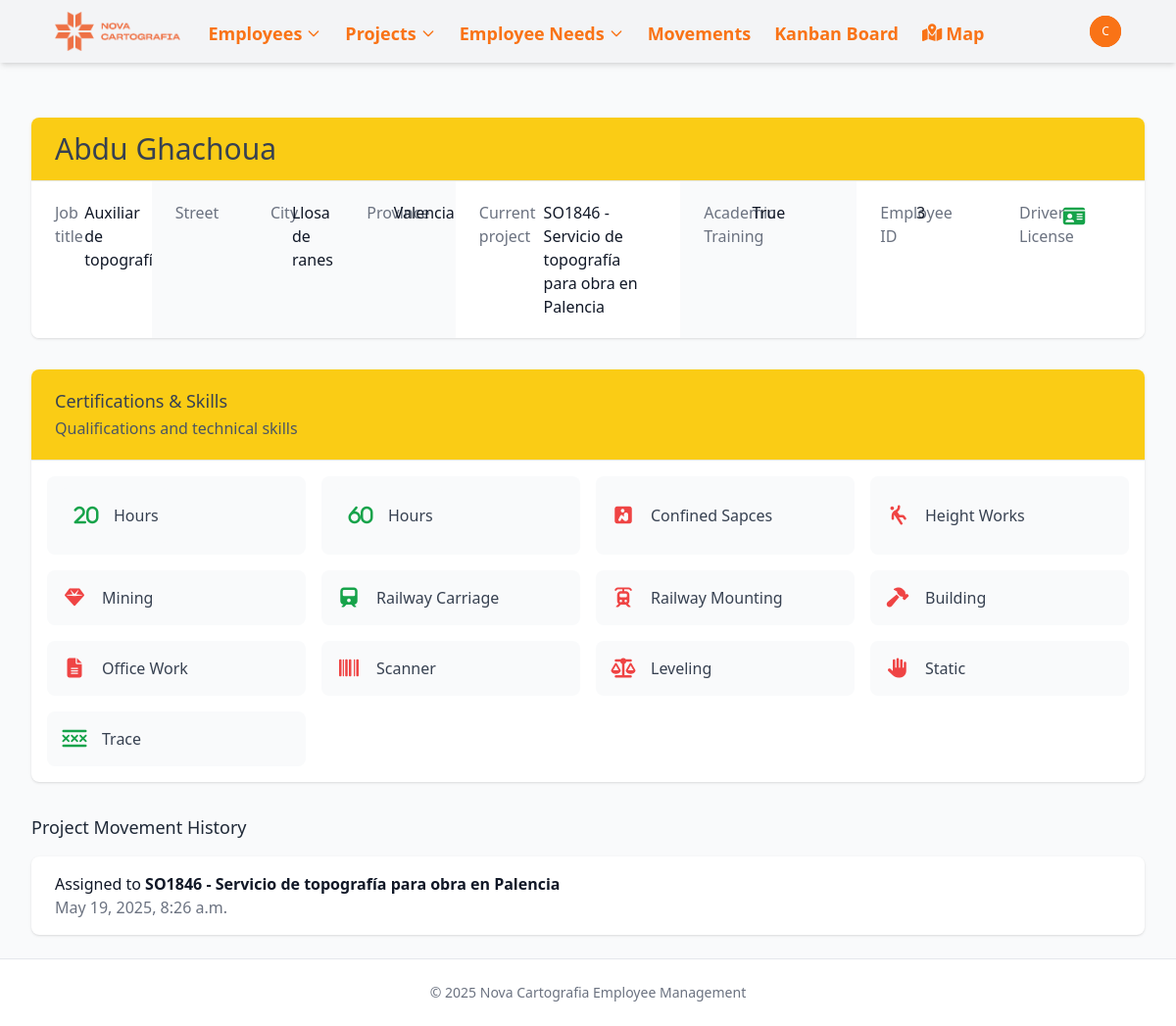
The app's page /employees/3/ (signed in), older data.
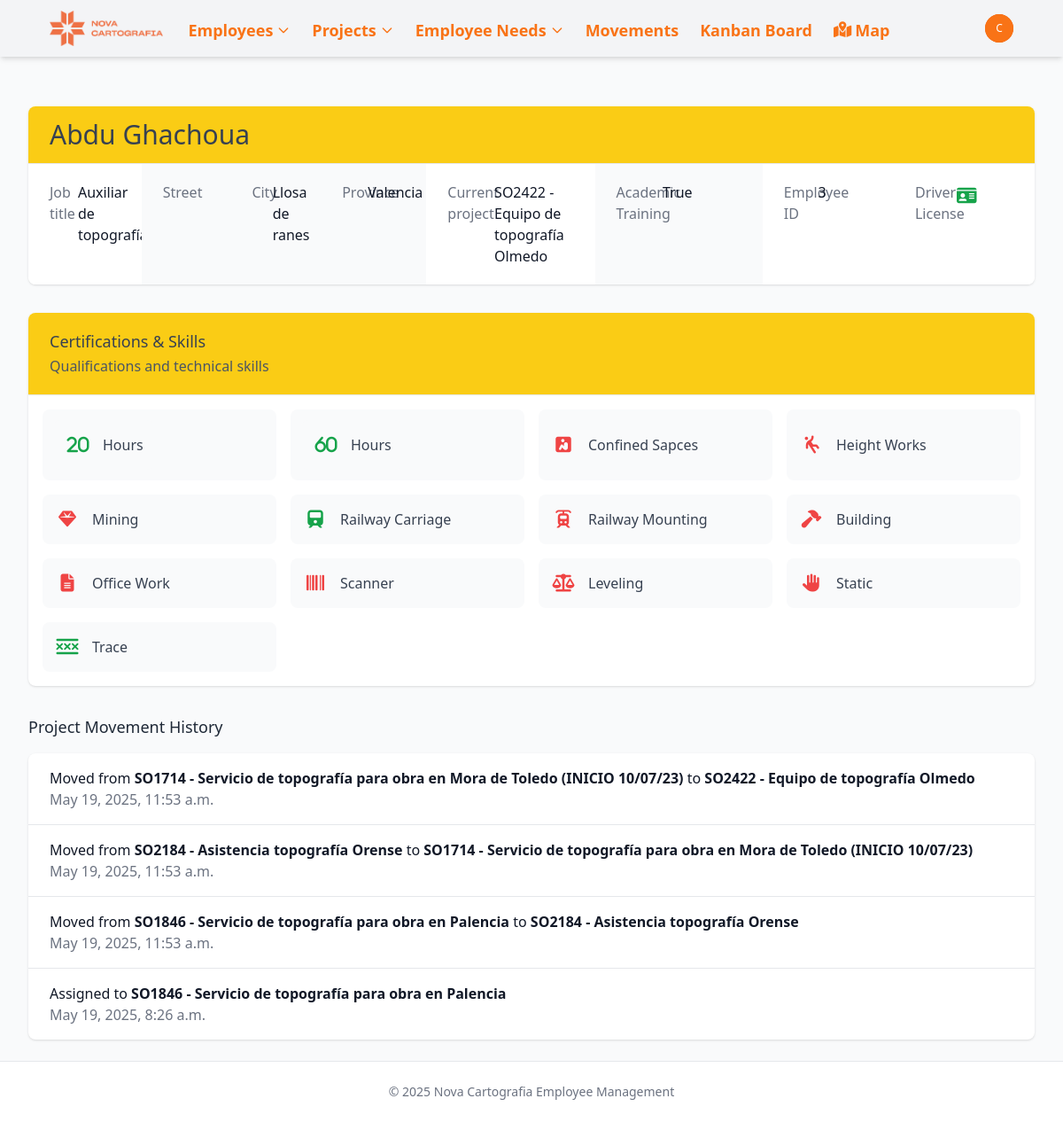
The same page, newer data.
### novacartografia_employee_management/models.py (models this page shows, shortened)
class Employee(models.Model):
    name = models.CharField(max_length=100)
    job = models.CharField(max_length=100)
    project_id = models.ForeignKey(Project, on_delete=models.SET_NULL, related_name='employee_set', blank=True, null=True)
    street = models.CharField(max_length=100, blank=True, null=True)
    city = models.CharField(max_length=100, blank=True, null=True)
    state = models.CharField(max_length=50, default='valencia',
           choices=[
                ('Araba (Álava)', 'Álava'),
                ('Albacete', 'Albacete'),
                ('Alacant (Alicante)', 'Alicante'),
                ('Almería', 'Almería'),
                ('Asturias', 'Asturias'),
                ('Ávila', 'Ávila'),
                ('Badajoz', 'Badajoz'),
                ('Barcelona', 'Barcelona'),
                ('Burgos', 'Burgos'),
                ('Cáceres', 'Cáceres'),
                ('Cádiz', 'Cádiz'),
                ('Cantabria', 'Cantabria'),
                ('Castelló (Castellón)', 'Castellón'),
                ('Ceuta', 'Ceuta'),
                ('Ciudad Real', 'Ciudad Real'),
                ('Córdoba', 'Córdoba'),
                ('Cuenca', 'Cuenca'),
                ('Gerona', 'Gerona'),
                ('Granada', 'Granada'),
                ('Guadalajara', 'Guadalajara'),
                ('Gipuzkoa (Guipúzcoa)', 'Guipúzcoa'),
                ('Huelva', 'Huelva'),
                ('Huesca', 'Huesca'),
                ('Islas Baleares', 'Islas Baleares'),
                ('Jaén', 'Jaén'),
                ('A Coruña (La Coruña)', 'La Coruña'),
                ('La Rioja', 'La Rioja'),
                ('Las Palmas', 'Las Palmas'),
                ('León', 'León'),
                ('Lérida', 'Lérida'),
                ('Lleida', 'Lérida'),  # Agregado porque aparece en tu CSV
                ('Lugo', 'Lugo'),
                ('Madrid', 'Madrid'),
                ('Málaga', 'Málaga'),
                ('Melilla', 'Melilla'),
                ('Murcia', 'Murcia'),
                ('Navarra (Nafarroa)', 'Navarra'),  # Corregido para coincidir con el CSV
                ('Orense', 'Orense'),
                ('Palencia', 'Palencia'),
                ('Pontevedra', 'Pontevedra'),
                ('Salamanca', 'Salamanca'),
                ('Santa Cruz de Tenerife', 'Santa Cruz de Tenerife'),
                ('Segovia', 'Segovia'),
                ('Sevilla', 'Sevilla'),
                ('Soria', 'Soria'),
                ('Tarragona', 'Tarragona'),
                ('Teruel', 'Teruel'),
                ('Toledo', 'Toledo'),
                ('Valencia', 'Valencia'),
                ('Valladolid', 'Valladolid'),
                ('Bizkaia (Vizcaya)', 'Vizcaya'),
                ('Zamora', 'Zamora'),
                ('Zaragoza', 'Zaragoza'),
            ])
    latitude = models.FloatField(null=True, blank=True)
    longitude = models.FloatField(null=True, blank=True)
    academic_training = models.CharField(max_length=100, blank=True, null=True)
    driver_license = models.BooleanField(default=False)
    twenty_hours = models.BooleanField(default=False)
    sixty_hours = models.BooleanField(default=False)
    confine = models.BooleanField(default=False)
    height = models.BooleanField(default=False)
    mining = models.BooleanField(default=False)
    railway_carriage = models.BooleanField(default=False)
    railway_mounting = models.BooleanField(default=False)
    building = models.BooleanField(default=False)
    office_work = models.BooleanField(default=False)
    scanner = models.BooleanField(default=False)
    leveling = models.BooleanField(default=False)
    static = models.BooleanField(default=False)
    drag = models.BooleanField(default=False)
    locked = models.BooleanField(default=False, help_text="Indicates if the employee is locked for a future project")

class Project(models.Model):
    PROJECT_TYPES = [
        ('external', 'Obra'),
        ('project', 'Proyecto'),
    ]
    MANAGER_TYPES = [
        ('Jose Cuesta Mejías', 'Cuesta'),
        ('Javier Marín Gimeno', 'Javi'),
        ('Guillermo Boscá Gómez', 'Guillermo'),
        ('Miguel Ángel Martínez García', 'Miguel Ángel'),
        ('Óscar López Valverde', 'Óscar'),
    ]
    name = models.CharField(max_length=100)
    type = models.CharField(max_length=50, choices=PROJECT_TYPES, default='proyecto')
    description = models.TextField(blank=True, null=True)
    manager = models.CharField(max_length=50, choices=MANAGER_TYPES, null=True, blank=True)
    state = models.CharField(max_length=50, null=True, blank=True,
            choices=[
                ('alava', 'Álava'),
                ('albacete', 'Albacete'),
                ('alicante', 'Alicante'),
                ('almeria', 'Almería'),
                ('asturias', 'Asturias'),
                ('avila', 'Ávila'),
                ('badajoz', 'Badajoz'),
                ('barcelona', 'Barcelona'),
                ('burgos', 'Burgos'),
                ('caceres', 'Cáceres'),
                ('cadiz', 'Cádiz'),
                ('cantabria', 'Cantabria'),
                ('castellon', 'Castellón'),
                ('ceuta', 'Ceuta'),
                ('ciudad_real', 'Ciudad Real'),
                ('cordoba', 'Córdoba'),
                ('cuenca', 'Cuenca'),
                ('gerona', 'Gerona'),
                ('granada', 'Granada'),
                ('guadalajara', 'Guadalajara'),
                ('guipuzcoa', 'Guipúzcoa'),
                ('huelva', 'Huelva'),
                ('huesca', 'Huesca'),
                ('islas_baleares', 'Islas Baleares'),
                ('jaen', 'Jaén'),
                ('la_coruna', 'La Coruña'),
                ('la_rioja', 'La Rioja'),
                ('las_palmas', 'Las Palmas'),
                ('leon', 'León'),
                ('lerida', 'Lérida'),
                ('lugo', 'Lugo'),
                ('madrid', 'Madrid'),
                ('malaga', 'Málaga'),
                ('melilla', 'Melilla'),
                ('murcia', 'Murcia'),
                ('navarra', 'Navarra'),
                ('orense', 'Orense'),
                ('palencia', 'Palencia'),
                ('pontevedra', 'Pontevedra'),
                ('salamanca', 'Salamanca'),
                ('santa_cruz_de_tenerife', 'Santa Cruz de Tenerife'),
                ('segovia', 'Segovia'),
                ('sevilla', 'Sevilla'),
                ('soria', 'Soria'),
                ('tarragona', 'Tarragona'),
                ('teruel', 'Teruel'),
                ('toledo', 'Toledo'),
                ('valencia', 'Valencia'),
                ('valladolid', 'Valladolid'),
                ('vizcaya', 'Vizcaya'),
                ('zamora', 'Zamora'),
                ('zaragoza', 'Zaragoza')
            ])
    academic_training = models.CharField(max_length=100, blank=True, null=True)
    twenty_hours = models.BooleanField(default=False)
    sixty_hours = models.BooleanField(default=False)
    confine = models.BooleanField(default=False)
    height = models.BooleanField(default=False)
    mining = models.BooleanField(default=False)
    railway_carriage = models.BooleanField(default=False)
    railway_mounting = models.BooleanField(default=False)
    building = models.BooleanField(default=False)
    office_work = models.BooleanField(default=False)
    scanner = models.BooleanField(default=False)
    leveling = models.BooleanField(default=False)
    static = models.BooleanField(default=False)
    drag = models.BooleanField(default=False)

class ProjectMovementLine(models.Model):
    project = models.ForeignKey(Project, on_delete=models.CASCADE, related_name='movements')
    employee = models.ForeignKey(Employee, on_delete=models.CASCADE, related_name='project_movements')
    date = models.DateTimeField(default=timezone.now)
    previous_project = models.ForeignKey(
        Project,
        on_delete=models.SET_NULL,
        null=True,
        blank=True,
        related_name='outgoing_movements'
    )
    class Meta:
        ordering = ['-date']  # Most recent movements first

### novacartografia_employee_management/views.py (the view)
# urls.py: path('employees/<int:pk>/', views.employee_detail, name='employee_detail'),
@login_required
def employee_detail(request, pk):
    employee = get_object_or_404(Employee, pk=pk)
    project_movements = employee.project_movements.all().order_by('-date')[:5]  # Get the last 5 movements
    context = {
        'employee': employee,
        'movements': project_movements,
    }
    return render(request, 'novacartografia_employee_management/employee_detail.html', context)

### templates/novacartografia_employee_management/employee_detail.html (shortened to what the changed rows need)
{% extends "base.html" %}
{% block content %}
<div class="bg-white shadow overflow-hidden sm:rounded-lg">
    <div class="px-4 py-5 sm:px-6 bg-primary-600 {% if 'TOPÓGRAFO' in employee.job  %} bg-green-500 {% elif 'Auxiliar' in employee.job %} bg-yellow-400 {% elif 'Piloto' in employee.job %}bg-indigo-500 {% else %} bg-orange-500 {% endif %}">
        <h1 class="text-3xl leading-6 font-medium text-gray-700 {% if 'Auxiliar' in employee.job %} {% else %} text-white {% endif %}">
            <a href="{% url 'employee_update' employee.id %}" class="text-primary-600 hover:text-primary-800">
                {{ employee.name }}
            </a>
        </h1>
    </div>
    <div class="border-t border-gray-200">
        <div class="flex">
            <div class="bg-white px-4 py-5 sm:grid sm:grid-cols-3 sm:gap-4 sm:px-6">
                <dt class="text-base font-medium text-gray-500">Job title</dt>
                <dd class="mt-1 text-base text-gray-900 sm:mt-0 sm:col-span-2">{{ employee.job }}</dd>
            </div>
            <div class="bg-gray-50 px-4 py-5 sm:grid sm:grid-cols-3 sm:gap-4 sm:px-6">
                <dt class="text-base font-medium text-gray-500">City</dt>
                <dd class="mt-1 text-base text-gray-900 sm:mt-0 sm:col-span-2">{{ employee.city }}</dd>
            </div>
            <div class="bg-gray-50 px-4 py-5 sm:grid sm:grid-cols-3 sm:gap-4 sm:px-6">
                <dt class="text-base font-medium text-gray-500">Province</dt>
                <dd class="mt-1 text-base text-gray-900 sm:mt-0 sm:col-span-2">{{ employee.get_state_display }}</dd>
            </div>
            <div class="bg-white px-4 py-5 sm:grid sm:grid-cols-3 sm:gap-4 sm:px-6">
                <dd class="mt-1 text-base text-gray-900 sm:mt-0 sm:col-span-2">
                    {% if employee.project_id %}
                        <a href="{% url 'project_detail' employee.project_id.id %}" class="text-primary-600 hover:text-primary-800">
                            {{ employee.project_id.name }}
                        </a>
                    {% else %}
                        <span class="text-gray-500 italic">No project assigned</span>
                    {% endif %}
                </dd>
            </div>
            <div class="bg-gray-50 px-4 py-5 sm:grid sm:grid-cols-3 sm:gap-4 sm:px-6">
                <dt class="text-base font-medium text-gray-500">Academic Training</dt>
                <dd class="mt-1 text-base text-gray-900 sm:mt-0 sm:col-span-2">
                    {{ employee.academic_training|default:"Not specified" }}
                </dd>
            </div>
            <div class="bg-white px-4 py-5 sm:grid sm:grid-cols-3 sm:gap-4 sm:px-6">
                <dt class="text-base font-medium text-gray-500">Employee ID</dt>
                <dd class="mt-1 text-base text-gray-900 sm:mt-0 sm:col-span-2">{{ employee.id }}</dd>
            </div>
        </div>
    </div>
</div>
{% if movements %}
<div class="mt-8">
    <div class="bg-white shadow overflow-hidden sm:rounded-lg">
        <ul class="divide-y divide-gray-200">
            {% for movement in movements %}
            <li class="px-4 py-4 sm:px-6">
                <div class="flex items-center">
                    <div class="min-w-0 flex-1">
                        <p class="text-base font-medium text-gray-900 truncate">
                            {% if movement.previous_project %}
                                Moved from <span class="font-semibold">{{ movement.previous_project.name }}</span> to
                                <span class="font-semibold">{{ movement.project.name }}</span>
                            {% else %}
                                Assigned to <span class="font-semibold">{{ movement.project.name }}</span>
                            {% endif %}
                        </p>
                        <p class="text-base text-gray-500">
                            {{ movement.date|date:"F j, Y, g:i a" }}
                        </p>
                    </div>
                </div>
            </li>
            {% endfor %}
        </ul>
    </div>
</div>
{% endif %}
{% endblock %}

Row changes from the older to the newer data that the page shows:
changed Employee "Abdu Ghachoua": project_id.name "SO1846 - Servicio de topografía para obra en Palencia" → "SO2422 - Equipo de topografía Olmedo"
added ProjectMovementLine: previous_project.name "SO1714 - Servicio de topografía para obra en Mora de Toledo (INICIO 10/07/23)", project.name "SO2422 - Equipo de topografía Olmedo", date "May 19, 2025, 11:53 a.m."
added ProjectMovementLine: previous_project.name "SO2184 - Asistencia topografía Orense", project.name "SO1714 - Servicio de topografía para obra en Mora de Toledo (INICIO 10/07/23)", date "May 19, 2025, 11:53 a.m."
added ProjectMovementLine: previous_project.name "SO1846 - Servicio de topografía para obra en Palencia", project.name "SO2184 - Asistencia topografía Orense", date "May 19, 2025, 11:53 a.m."
